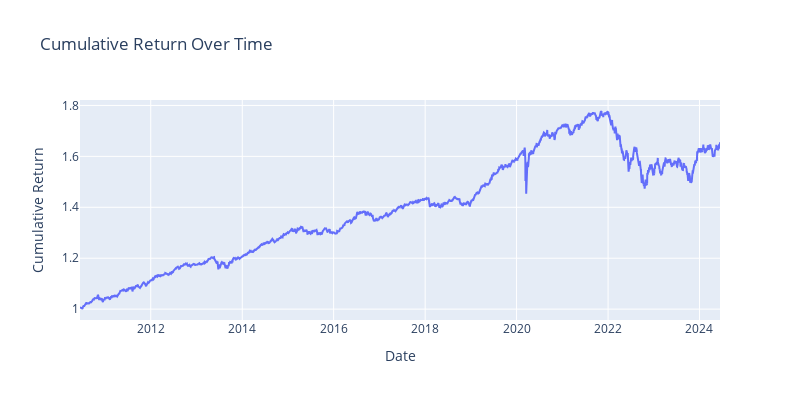
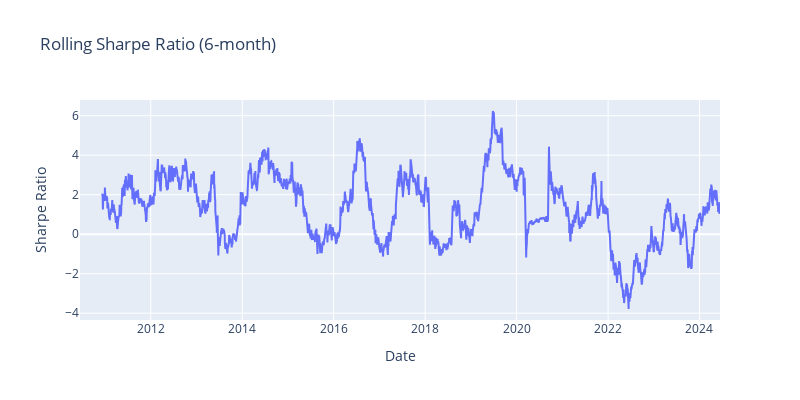

These figures' notebook cell, in order:
### Code cell
plot_cumulative_return(returns)
plot_rolling_sharpe_ratio(returns, window=126)
plot_top_drawdowns(returns, top_n=5)
plot_underwater(returns)
# plot_weekly_returns_analysis(returns)
# plot_day_weekly_returns_analysis(returns)
plot_returns_analysis(returns)
plot_return_quantiles(returns)

### Figure 1 — Plotly figure (JSON) as saved in the notebook; plotly's stock layout.template omitted (floating-point values rounded to 4 significant figures; data arrays with more than 128 entries replaced by an {"elided": "..."} marker saying what was removed)
{"data": [{"mode": "lines", "name": "Cumulative Return", "type": "scatter", "x": {"elided": "3524 str values"}, "y": {"elided": "3524 float values"}}], "layout": {"height": 400, "title": {"text": "Cumulative Return Over Time"}, "width": 800, "xaxis": {"title": {"text": "Date"}}, "yaxis": {"title": {"text": "Cumulative Return"}}}}

### Figure 2 — Plotly figure (JSON) as saved in the notebook; plotly's stock layout.template omitted (floating-point values rounded to 4 significant figures; data arrays with more than 128 entries replaced by an {"elided": "..."} marker saying what was removed)
{"data": [{"mode": "lines", "name": "Rolling Sharpe Ratio", "type": "scatter", "x": {"elided": "3524 str values"}, "y": {"elided": "3524 float values"}}], "layout": {"height": 400, "title": {"text": "Rolling Sharpe Ratio (6-month)"}, "width": 800, "xaxis": {"title": {"text": "Date"}}, "yaxis": {"title": {"text": "Sharpe Ratio"}}}}
